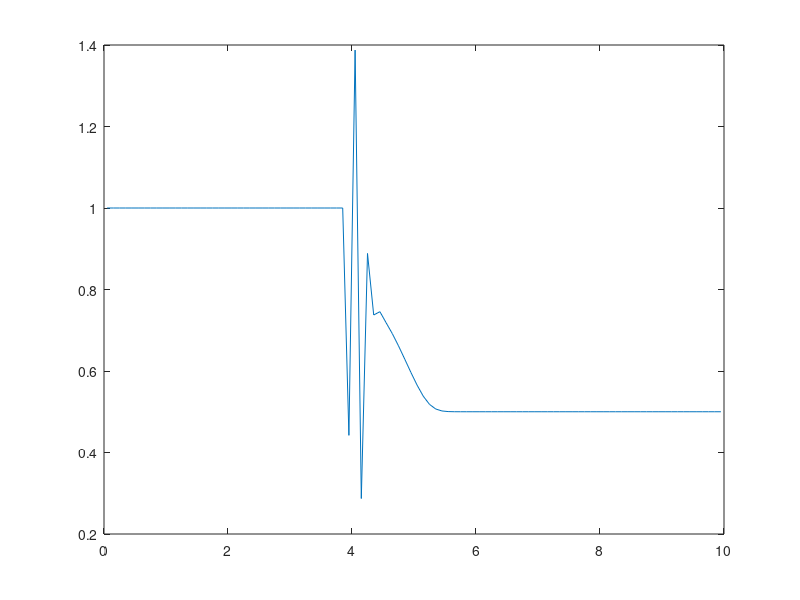

Reproduce this figure in MATLAB.
function shallow1D
  clear all;
  Lx = 10;
  n = 100;
  dx = Lx/n;
  dt = 0.01;
  g = 9.81;

  % Initialisation
  for i=1:n
    x(i) = dx/2 + (i-1)*dx;
  end

  for i=1:n
    if (x(i) <= Lx/2)
      h(i) = 1;
    else
      h(i) = 0.5;
    end
    u(i) = 0;
  end

  for i=1:n
    q1(i) = h(i);
    q2(i) = u(i)*h(i);
  end

  for t=0:dt:10*dt
    for i=1:n-1
      hL = q1(i);
      uL = q2(i)/q1(i);
      hR = q1(i+1);
      uR = q2(i+1)/q1(i+1);


      hstar = (uL-uR+2*(sqrt(g*hL)+sqrt(g*hR)))^2/(16*g);
      for k=0:20
        if (hstar <= hL)
          FL = uL+2*sqrt(g*hL)-2*sqrt(g*hstar);
          FLprime = - sqrt(g/hstar);
        else
          FL = uL-(hstar-hL)*sqrt(g*(hstar+hL)/(2*hstar*hL));
          delta = sqrt(1/hL+1/hstar);
          %FLprime = sqrt(g/2)*(-delta + (hstar-hL)/(hstar^2*2*delta));
          FLprime = - g*(hL^2+hL*hstar+2*hstar^2)/(2*sqrt(2)*sqrt(g*hL*hstar^3*(hL+hstar)));
        end
        if (hstar <= hR)
          FR = uR-2*sqrt(g*hR)+2*sqrt(g*hstar);
          FRprime = sqrt(g/hstar);
        else
          FR = uR+(hstar-hR)*sqrt(g*(hstar+hR)/(2*hstar*hR));
          delta = sqrt(1/hR+1/hstar);
          %FRprime = sqrt(g/2)*(delta - (hstar-hR)/(hstar^2*2*delta));
          FRprime = g*(hR^2+hR*hstar+2*hstar^2)/(2*sqrt(2)*sqrt(g*hstar*hR^3*(hR+hstar)));
        end
        G = FL-FR;
        Gprime = FLprime-FRprime;
        hstar = hstar - G/Gprime;

      end

      if (hstar <= hL) 
        ustar = uL+2*sqrt(g*hL)-2*sqrt(g*hstar);
      else 
        ustar = uL-(hstar-hL)*sqrt(g*(hstar+hL)/(2*hstar*hL));
      end

      if (hstar > hL) % shock wave 
        if (abs(hstar -hL) > 1e-6)
          sLeft1 = (hstar*ustar-hL*uL)/(hstar-hL);
        else
          sLeft1 = uL -sqrt(g*hL);
        end
        sLeft2 = sLeft1 ;
      else % rarefaction wave
        sLeft1 = uL-sqrt(g*hL);
        sLeft2 = ustar-sqrt(g*hstar);
      end
      if (hstar > hR) % shock wave 
        if (abs(hstar -hR) > 1e-6)
          sRight1 = (hstar*ustar-hR*uR)/(hstar-hR);
        else
          sRight1 = uR +sqrt(g*hR);
        end
        sRight2 = sRight1 ;
      else % rarefaction wave
        sRight1 = ustar+sqrt(g*hstar);
        sRight2 = uR+sqrt(g*hR);
      end

      % Goudunov's method
      if (sLeft1 > 0)
        hTmp = hL;
        uTmp = uL;
      elseif (sRight2 < 0)
        hTmp = hR;
        uTmp = uR;
      elseif (sLeft1 < 0 && sLeft2 > 0)
        hTmp = (uL+2*sqrt(g*hL))^2/(9*g);
        uTmp = uL+2*sqrt(g*hL)-2*sqrt(g*hTmp);
      elseif (sRight1 < 0 && sRight2 > 0)
        hTmp = (uR-2*sqrt(g*hR))^2/(9*g);
        uTmp = uL-2*sqrt(g*hL)+2*sqrt(g*hTmp);
      else
        hTmp = hstar;
        uTmp = hstar*ustar;
      end
      q1(i) = hTmp;
      q2(i) = hTmp*uTmp;

      F1(i) = q2(i);
      F2(i) = q2(i)^2/q1(i) + 0.5*g*q1(i)^2;
    end

    for i=2:n-1
      q1(i) = q1(i) - dt/dx*(F1(i)-F1(i-1));
      q2(i) = q2(i) - dt/dx*(F2(i)-F2(i-1));
    end
    plot(x,q1);
    drawnow;
  end

end
